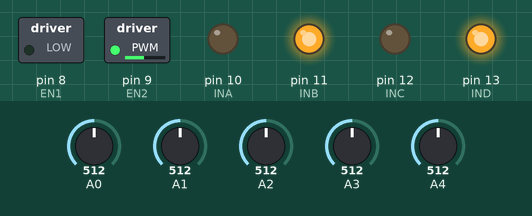
Bench run of a sketch on a simulated Arduino Uno, built with avr-gcc and run on an emulated ATmega328P. Shown: switched loads named in the sketch (green lamp = pin HIGH), output pins drawn as LEDs (lit = HIGH). Inputs (shaded band) come from the test bench; at power-on: A0 = 512, A1 = 512, A2 = 512, A3 = 512, A4 = 512.

Above: at 1.2 s.
1.3 s: A0 set to 465
2.8 s: A0 set to 438
At 4.0 s:
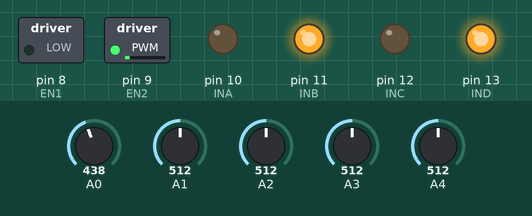
4.3 s: A1 set to 306
At 5.3 s:
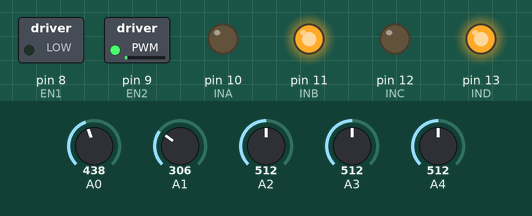
5.8 s: A2 set to 468
7.3 s: A2 set to 433
At 7.6 s:
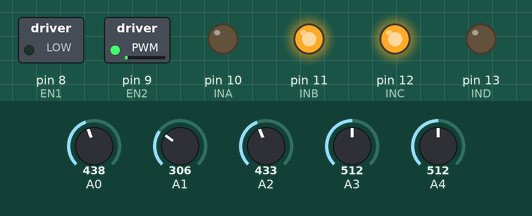
8.8 s: A3 set to 306
At 9.9 s:
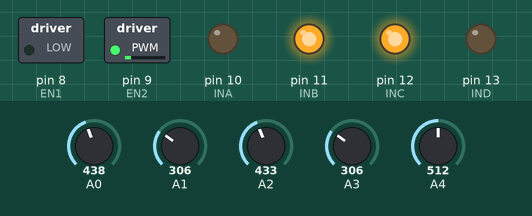
Timing chart, 0 to 11.3 s (numbered marks = the images above; inputs shaded):
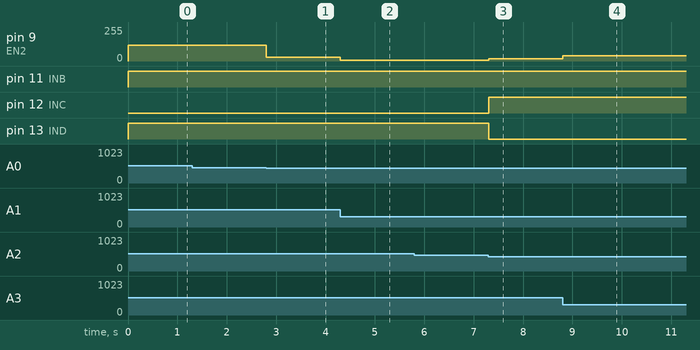

Measured:
- the behaviour switches between 451 and 450 on A0 (found by bisection; images 0 and 1)
- the behaviour switches between 451 and 450 on A2 (found by bisection; images 2 and 3)
- after the input at 1.3 s, every drawn part: stays the same
- after the input at 2.8 s, pin 9 (EN2): 120/255 → 28/255 at once
- after the input at 4.3 s, pin 9 (EN2): 28/255 → 6/255 at once
- after the input at 5.8 s, every drawn part: stays the same
- after the input at 7.3 s, pin 9 (EN2): 6/255 → 16/255 at once; pin 12 (INC): LOW → HIGH at once; pin 13 (IND): HIGH → LOW at once
- after the input at 8.8 s, pin 9 (EN2): 16/255 → 38/255 at once

The sketch:

Line_Follower_Robot.ino
```cpp
/* Black line on White Surface

    Five IR sensor
    From Back side of the robot left motor is motor 'A', right motor is 'B' and also
    sensor 0 to sensor 4 are counteed from left to right
    */

int pGain=170; //pGain, dGain, iGain varies for various robot. so need to be tuned them
int iGain=0;
int dGain=50;
int iInteg=0;
int eInteg=0;
int ePrev=0;

int speedA;
int speedB;
int avgSpeed=120;

float turn=0;

int INA=10;
int INB=11;
int INC=12;
int IND=13;

int EN1=8;
int EN2=9;

float pid=0;
float error=0;

void setup()
{
  pinMode(INA, OUTPUT );
  pinMode(INB, OUTPUT );
  pinMode(INC, OUTPUT );
  pinMode(IND, OUTPUT );
  pinMode(EN1, OUTPUT);
  pinMode(EN2, OUTPUT);

  Serial.begin( 9600 );
}

float PID(float cur_value,float req_value)
{
  error = req_value - cur_value;
  pid = (pGain * error) + (dGain * (error - ePrev))+(iGain * eInteg);

  eInteg += error; // integral is simply a summation over time ePrev = error; // save previous for derivative

  return pid;
}

void a_for() ///Motor A forward direction
{
  digitalWrite(INA,LOW);
  digitalWrite(INB,HIGH);
}

void a_bac() ///Motor A backward direction
{
  digitalWrite(INA,HIGH);

  digitalWrite(INB,LOW);
}
void b_for() ///Motor B forward direction
{
  digitalWrite(INC,LOW);
  digitalWrite(IND,HIGH);
}

void b_bac() ///Motor B backward direction
{
  digitalWrite(INC,HIGH);
  digitalWrite(IND,LOW);
}

void a_stop()
{
  digitalWrite(INA,LOW);
  digitalWrite(INB,LOW);
}
void b_stop()
{
  digitalWrite(INC,LOW);
  digitalWrite(IND,LOW);
}

void loop()
{
  int s[5];
  int value[5]={450,450,450,450,450}; //threshold values for each sensor
  for(int i=0;i<5;i++)
  {
    if(analogRead(i)>value[i])
    {
      s[i]=1;
    }
    else
    {
      s[i]=0;
    }
  }

/* for(int i=0;i<7;i++) //For test
 *  {
 *  Serial.print(s[i]); // Serial.print('\t'); //
} Serial.println();
  delay(500); */

  float avgSensor = s[0]*1 + s[1]*2 + s[2]*3 + s[3]*4 + s[4]*5 ;

  avgSensor = (float) avgSensor / (s[0] + s[1] + s[2] + s[3] + s[4]);

  if(avgSensor!=0) { turn=PID(avgSensor,3); }

  /*Serial.println(turn);
  delay(500);*/

//////////****PID Calculations******///////////

  if(turn>=500) //Limit the pid value
    turn=500;
  else if(turn<=-500)
    turn=-500;

  if(turn>0) // when left arrayes touch line
  {
    if(turn>250) //Vary hard turn
    {
      a_bac();
      speedA=(turn-250)/5;
    }
    else //Normal turn
    {
      a_for();
      speedA=(250-turn)/5;
    }
    speedB=avgSpeed;
  }

  else if(turn==0) //When On the line
  {
    a_for();
    b_for();
    speedA=avgSpeed;
    speedB=avgSpeed;
  }

  else if(turn<0) //When Right sensor touchs line
  {
    if(turn<-250) //Very hard turn
    {
      b_bac();
      speedB=(-turn-250)/5;
    }
    else //Normal turn
    {
      b_for();
      speedB=
      (250+turn)/5;
    }
    speedA=avgSpeed;
  }
  analogWrite(EN1,speedA);
  analogWrite(EN2,speedB);
}
```
